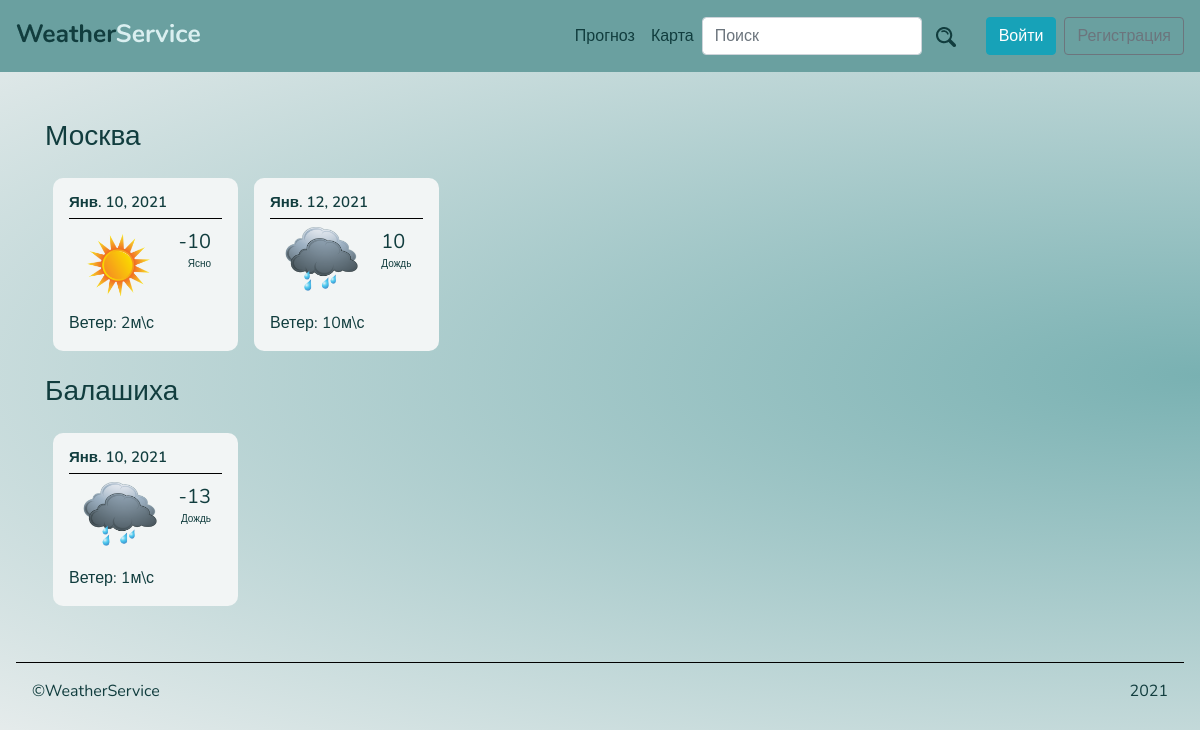
Page /archive/ on the committed database.
### weatherService/apps/weather/models.py (models this page shows, shortened)
class District(models.Model):
    id_city = models.ForeignKey(City, on_delete = models.CASCADE)
    name = models.CharField('Name of the district', max_length=100)
    popolation = models.CharField('Population', max_length=100)
    square = models.CharField('Square', max_length=100)

class Day(models.Model):
    id_district = models.ForeignKey(District, on_delete = models.CASCADE)
    date = models.DateField('day')
    id_temperature = models.ForeignKey(Temperature, on_delete = models.CASCADE)
    average_temperature = models.IntegerField('Average temperature')
    id_humidity = models.ForeignKey(Humidity, on_delete = models.CASCADE)
    average_humidity = models.IntegerField('Average humidity')
    id_precipitation = models.ForeignKey(Precipitation, on_delete = models.CASCADE)
    average_precipitation = models.IntegerField('the average type of precipitation')
    name_precipitation = models.CharField('The name of precipitation', max_length=100)
    icon_precipitation = models.CharField('The way to the icon of precipitation', max_length=100)
    id_cloud = models.ForeignKey(Cloud, on_delete = models.CASCADE)
    average_cloud = models.IntegerField('The average intensity od clouds')
    name_cloud = models.CharField('The average type of clouds', max_length=100)
    icon_cloud = models.CharField('The way to the icon of cloud', max_length=100)
    id_pressure = models.ForeignKey(Pressure, on_delete = models.CASCADE)
    average_pressure = models.IntegerField('Average pressure')
    id_wind = models.ForeignKey(Wind, on_delete = models.CASCADE)
    average_wind = models.IntegerField('Average wind')

class Precipitation_icon (models.Model):
    name = models.CharField('The name of precipitation', max_length=100)
    icon = models.CharField('The way to the icon', max_length=100)

### weatherService/apps/weather/views.py (the view)
# urls.py: path('archive/', views.archive, name = 'archive'),
def archive(request):
    country_list = Country.objects.all()
    city_list = City.objects.all()
    district_list = District.objects.all()
    icon_list = Precipitation_icon.objects.all()
    return render(request, 'weather/archive.html',  {'country_list' : country_list, 'city_list' : city_list, 'district_list' : district_list, 'icon_list' : icon_list})

### weatherService/templates/weather/archive.html
{% extends 'base.html' %}
{% load static %}
{% block content %}
  <div class="container-fluid">
    <div class="container">
      <div class="city pt-5">
        {% for district in district_list %}
          {% if district.day_set.all %}
            <h3>{{ district.name }}</h3>
            <div class="container mb-4">
              <div class="row">
                {% for card in district.day_set.all %}
                <div class="col-12 col-sm-7 col-md-5 col-lg-4 col-xl-2 container-10 text-darkBlue p-3 mx-2 mt-3 print-card">
                  <h6 class="text-medium">{{ card.date }}</h6>
                    <hr class="m-0">
                      <div class="d-flex my-2 justify-content-around">
                        {% for icon in icon_list %}
                          {% if icon.name == card.name_precipitation %}
                            <img src="{{ icon.icon }}" alt="weather icon" class="w-50">
                          {% endif %}
                        {% endfor %}
                        <div>
                          <p class="numbers mb-0">{{ card.average_temperature }}</p>
                          <p class="m-0 text-right text-small">{{ card.name_precipitation }}</p>
                        </div>
                      </div>
                      <p class="m-0 ">Ветер: {{ card.average_wind }}м\с</p>
                </div>
                {% endfor %}
              </div>
            </div>
          {% endif %}
        {% endfor %}
      </div>
    </div>
  </div>
{% endblock %}

### weatherService/static/css/style.css (style rules this page uses)
body { font-family: 'Nunito', sans-serif !important; color: #113D3E !important; }
.text-darkBlue { color: #113D3E !important; }
.text-medium { font-style: normal; font-weight: 600; font-size: 15px; line-height: 16px; }
.text-small { font-size: 10px; }
.numbers { font-size: 20px; }
.bg-main { background: radial-gradient(at right, #79B1B2, #E8EDED); }
.container-10 { height: auto; background-color: #F2F5F5; border-radius: 10px; }
hr { height: 1px; background-color: black; border: none; text-align: center; }
hr::before { position: relative; top: -10px; background-color: #F2F5F5; padding: 2px 5px; }

### rows in the picture
District: name "Москва"
Day: date "Янв. 10, 2021", average_temperature "-10", name_precipitation "Ясно", average_wind "2"
Precipitation_icon: icon (picture)
Day: date "Янв. 12, 2021", average_temperature "10", name_precipitation "Дождь", average_wind "10"
Precipitation_icon: icon (picture)
District: name "Балашиха"
Day: date "Янв. 10, 2021", average_temperature "-13", name_precipitation "Дождь", average_wind "1"
